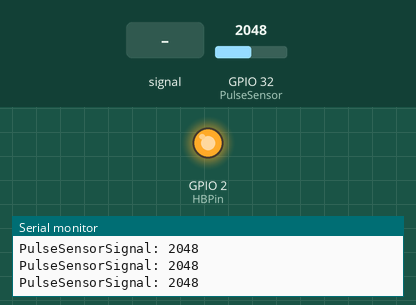
Recording of a sketch running on a simulated ESP32. Parts: output pins drawn as LEDs (lit = HIGH), the last lines printed to the serial monitor. The inputs (shaded band) are chosen by the test bench; at power-on: GPIO 32 (PulseSensor) = 2048. No radio packets arrive unless stated.

Above: at 1.2 s.
1.3 s: GPIO 32 (PulseSensor) fed a 200 Hz sine of ±327 counts around its level
At 2.7 s:
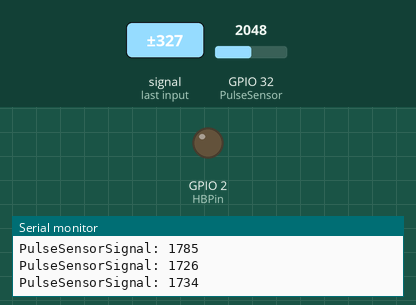
4.3 s: GPIO 32 (PulseSensor) set to 1950
5.8 s: GPIO 32 (PulseSensor) set to 2039
At 6.6 s:
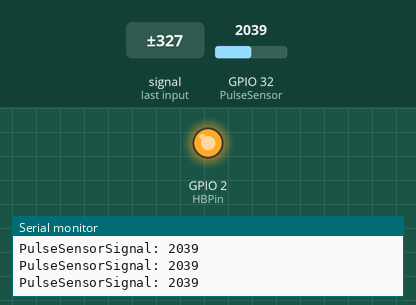
7.3 s: GPIO 32 (PulseSensor) set to 1930
At 8.1 s:
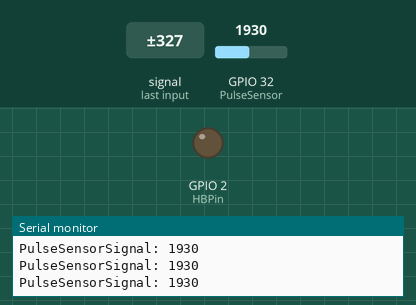
Timing chart, 0 to 9.8 s (numbered marks = the images above; inputs shaded):
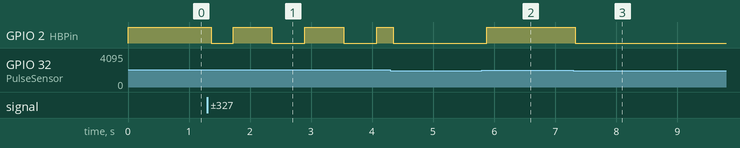

Measured:
- after the input at 1.3 s, GPIO 2 (HBPin): HIGH → LOW after 0.06 s, then repeats every 1.2 s: HIGH 0.63 s, LOW 0.54 s
- after the input at 5.8 s, GPIO 2 (HBPin): LOW → HIGH after 0.08 s
- after the input at 7.3 s, GPIO 2 (HBPin): HIGH → LOW at once

The sketch:

TX.ino
```cpp
/*
 * https://maniacbug.github.io/RF24/classRF24.html
 *
 * VCC - 3.3v
 * GND - GND
 * CSN - 5
 * CE - 27
 * SCK - 18 mặc định SPI
 * MOSI - 23 SPI
 * MISO - 19 SPI
 */
#define PulseSensor 32
#define HBPin 2

#include <SPI.h>
#include "printf.h"
#include "RF24.h"

int PulseSensorSignal;
int UpperThreshold = 1970;
int LowerThreshold = 1990;
int cntHB = 0;
boolean Threshold = true;
int BPMval = 0;
bool firsttime = true;
unsigned long lastMillisGetHB = 0;
unsigned long currentMillisGetHB = 0;

RF24 radio(27, 5); // CE, CSN
const byte diachi[6] = "12345"; //Mảng kí tự dạng chuỗi có 6 kí tự

float Heartrate = 60;
unsigned long lastTime = 0;
unsigned long interval = 15000; // 15 giây, để tránh gửi quá thường xuyên

void setup()
{
  Serial.begin(115200);
  pinMode(HBPin, OUTPUT);

  if (!radio.begin())
  {
    Serial.println("Module không khởi động được...!!");
    while (1) {}
  }

  radio.openWritingPipe(diachi);
  //Lệnh openWritingPipe mặc định là đường truyền 0
  //mở 1 kênh có địa chỉ 12345 trên đường truyền 0
  // kênh này ghi data lên địa chỉ 12345
  radio.setPALevel(RF24_PA_MIN);
  //Cài bộ khuyết địa công suất ở mức MIN, MAX, HIGH, LOW
  radio.setChannel(80); // 125 kênh từ 0-124; TX và RX phải cùng kênh
                        // 2.4GHz ~ 2400Mhz, bước kênh là 1MHz
                        // setchannel(1) => 2401Mhz
                        // Cao nhất là 2525MHz, Tức là 2.525GHz

  radio.setDataRate(RF24_250KBPS); //Tốc độ truyền dữ liệu trong không khí
                                   //250kbps, 1Mbps hoặc 2Mbps
                                   //250 thấp nhất nhưng truyền xa, 1Mb và 2Mb mạnh nhưng truyền không xa
  /*
   * Tốc độ truyền dữ liệu không khí 2Mbps, băng thông 2MHz bị chiếm dụng nhiều tần số kênh
   * rộng hơn độ phân giải của cài đặt tần số kênh RF
   * Vì vậy, để đảm bảo các kênh không chồng chéo và giảm kết nối chéo ở chế độ 2Mbps
   * bạn cần giữ khoảng cách 2MHz giữa hai kênh.
   *
   * A: Xe TX-RX kênh 80, tốc độ truyền là 2Mb 80, 81, 82
   * B: Máy bay TX-RX kênh 83, tốc độ truyền là 250Kb
   */
  radio.stopListening(); //Cài đặt module là TX

  if (!radio.available())
  {
    Serial.println("Chưa kết nối được với RX...!!");
    Serial.println("CHỜ KẾT NỐI.......");
  }
  else
  {
    Serial.println("ĐỢI ĐỂ GỬI TÍN HIỆU.........");
  }
}

void loop()
{
  currentMillisGetHB = millis();
    if (firsttime)
    {
      lastMillisGetHB = currentMillisGetHB;
      cntHB = 0;
      firsttime = false;
    }
      if (currentMillisGetHB - lastMillisGetHB >= 15000) {
        BPMval = cntHB * 4;
        lastMillisGetHB = currentMillisGetHB;
        cntHB = 0;
        firsttime = true;
      }
    else {
      PulseSensorSignal = analogRead(PulseSensor);
      Serial.print("PulseSensorSignal: ");
      Serial.println(PulseSensorSignal);
        if (PulseSensorSignal > UpperThreshold && Threshold == true) {
          cntHB++;
          Threshold = false;
          digitalWrite(HBPin, HIGH);
          Serial.print("Count: ");
          Serial.println(cntHB);
        }
        if (PulseSensorSignal < LowerThreshold) {
          Threshold = true;
          digitalWrite(HBPin, LOW);
        }
          if (millis() - lastTime >= interval)
        {
          radio.write(&BPMval, sizeof(BPMval));
          // &: Trả lại địa chỉ của một biến.
          // sizeof: trả về số byte bộ nhớ của một biến
          //hoặc là trả về tổng số byte bộ nhớ của một mảng
          Serial.print("Đã gửi:");
          Serial.println(BPMval);
          lastTime = millis();
        }
    }

  delay(90);
}
```
